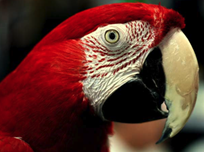
#> input picture TP1/figs/red_bird.png, 204 x 152 px, found by its file name
$ jupyter execute --allow-errors starter.ipynb   (shell and % lines are left out)   (older library calls are emulated)
#> lines starting #> are read from the running program, lines starting #| are printed output that depends on the picture
### TP1/view_surface.py
import numpy as np
import matplotlib.pyplot as plt

from mpl_toolkits.mplot3d import Axes3D
import cv2

# generate some sample data
import scipy.misc

def view_surface(path):
    img = cv2.imread(path, 0)

    # downscaling has a "smoothing" effect
    img = cv2.resize(img, (100,100))/250

    # create the x and y coordinate arrays (here we just use pixel indices)
    xx, yy = np.mgrid[0:img.shape[0], 0:img.shape[1]]

    # create the figure
    fig = plt.figure(figsize=(10, 10))
    ax = fig.gca(projection='3d')
    ax.plot_surface(xx, yy, img ,rstride=1, cstride=1, cmap=plt.cm.gray,linewidth=0)


    ax.view_init(elev=80, azim=25)

    plt.figure(figsize=(18, 16), dpi=180)

    # show it
    plt.show()

### TP1/my_functions.py
#Ce fichier sera alloué aux fonctions de la partie II du TP 01
import numpy as np
import matplotlib.pyplot as plt
import cv2

def OpenImage(img):
  I=plt.imread(img)
  L,C = I.shape[0],I.shape[1]
  return I,L,C

# [11 lines left out: functions Divide, HSV, not called in this run]

def CountPix(img):
  I,L,C = OpenImage(img)
  return L*C

def FactPix(x,y,I):
  I =I*x+y
  return I

# [69 lines left out: functions Func_a, Func_m, Normalize, Inverse, CalcHist, Threshold and 3 more, not called in this run]

### TP1/starter.ipynb
[cell 1]
import numpy as np
import os.path
from time import time
import types
import matplotlib.pyplot as plt

#import my_functions

# Nouvelle section

[cell 2]
# edit this line to change the figure size
plt.rcParams['figure.figsize'] = (16.0, 10.0)
# force auto-reload of import modules before running code

[cell 3]
from google.colab import drive
drive.mount('/content/drive')

[cell 4]
I = plt . imread ('/content/drive/MyDrive/Colab Notebooks/BTI-main/figs/red_bird.png')
#> I is the input picture: shape (152, 204, 3) float32; mean R, G, B 0.368, 0.193, 0.159
(I . shape ) # Afficher sa taille
#> Out = (152, 204, 3)

[cell 5]
from view_surface import * # importera toutes les fonctions du fichier view_surface .py
#> (the rest of this cell did not finish here and is left out)

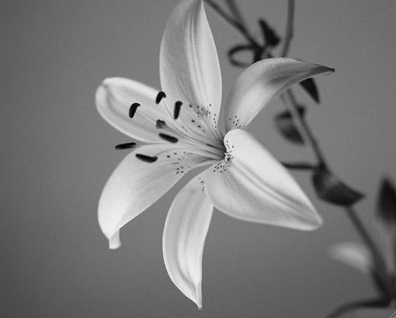
#> input picture TP1/figs/flower.png, 396 x 318 px, found by its file name
#> in view_surface, img is the input picture: shape (318, 396); min 0, max 243, mean 123
#> in view_surface, `img = cv2.resize(img, (100,100))/250`:
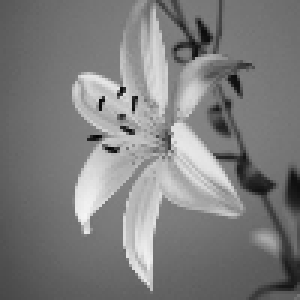
#> img: shape (100, 100) float64 (shown 3 times larger); min 0.02, max 0.964, mean 0.492

[cell 6]
from my_functions import * # importera toutes les fonctions du fichier view_surface .py
OpenImage ('/content/drive/MyDrive/Colab Notebooks/BTI-main/figs/flower.png')
